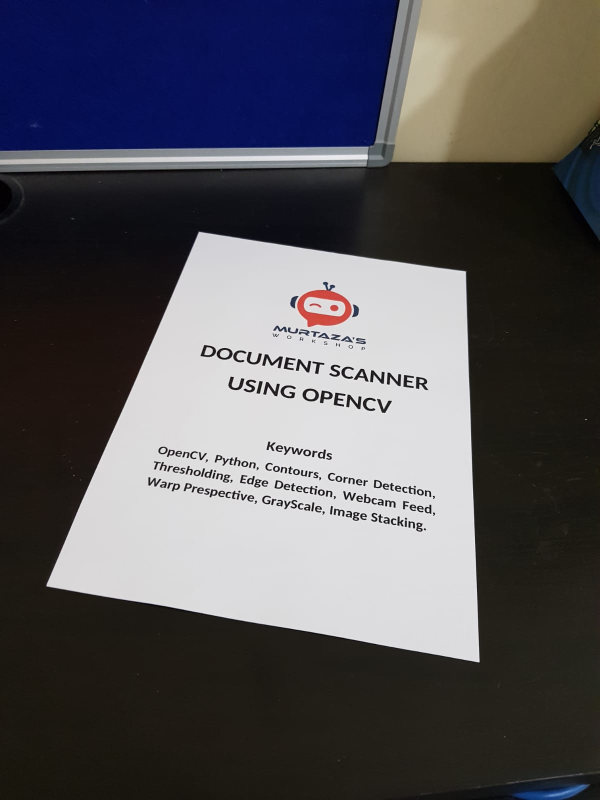
#> input picture Deep-Learning/curso-opencv-3-horas/Resources/1.jpg, 1200 x 1600 px, given in place of test_video.mp4, which was not available (shown at 1/2 size)
$ jupyter execute --allow-errors basico.ipynb   (text cells are left out)
#> lines starting #> are read from the running program, lines starting #| are printed output that depends on the picture; pictures that were not available may be replaced by others from this repository, and a replacement may not be noted
[cell 1]
import cv2
import numpy as np

[cell 2]
img = cv2.imread('Resources/lena.png')

cv2.imshow("Lena", img)

cv2.waitKey(0)
cv2.destroyAllWindows()

[cell 3]
frameWidth = 640
frameHeight = 480

cap = cv2.VideoCapture('Resources/test_video.mp4')

while True:
    sucess, img = cap.read()
#> img is the input picture: shape (1600, 1200, 3); mean B, G, R 89.7, 85.2, 86.8
    img = cv2.resize(img, (frameWidth, frameHeight))
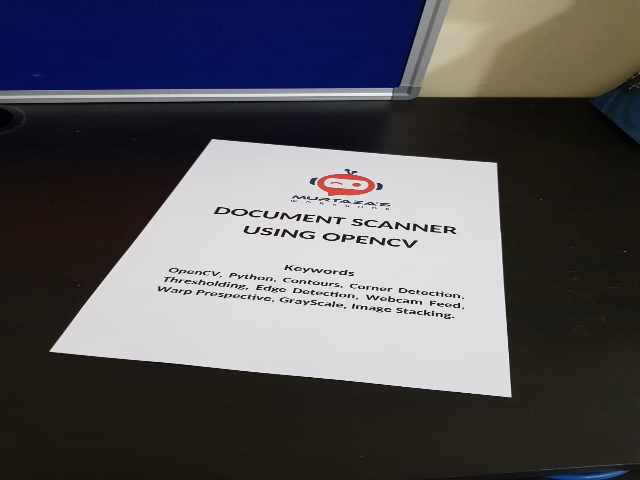
#> img: shape (480, 640, 3); mean B, G, R 89.7, 85.2, 86.8
    cv2.imshow('Resultado', img)

    key = cv2.waitKey(1)
#> (key q is pressed here)
    if key == ord('q'):
        break

cap.release()
cv2.destroyAllWindows()

[cell 4]
cap = cv2.VideoCapture(0)

while True:
    success, img = cap.read()
    cv2.imshow("Webcam", img)

    key = cv2.waitKey(1)
#> (key q is pressed here)
    if key == ord('q'):
        break

cap.release()
cv2.destroyAllWindows()

[cell 5]
img = cv2.imread("Resources/lena.png")
kernel = np.ones((5, 5), np.uint8)

#> (the rest of this cell did not finish here and is left out)

[cell 6]
img = cv2.imread("Resources/lambo.png")
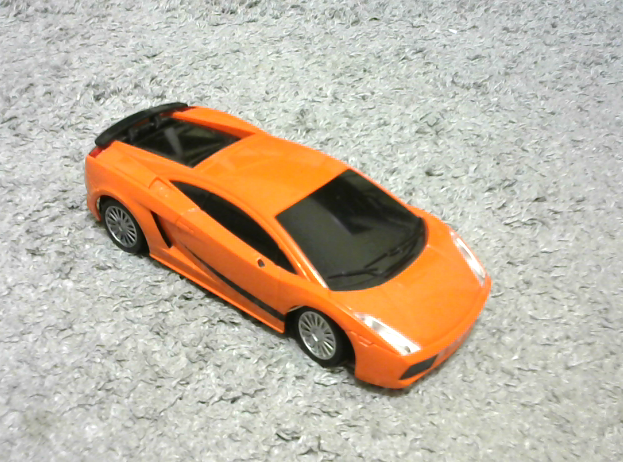
#> input picture Deep-Learning/curso-opencv-3-horas/Resources/lambo.PNG, 623 x 462 px, found by its file name
#> img is the input picture: shape (462, 623, 3); mean B, G, R 161.3, 179.4, 192.2

imgResize = cv2.resize(img, (1000, 500))
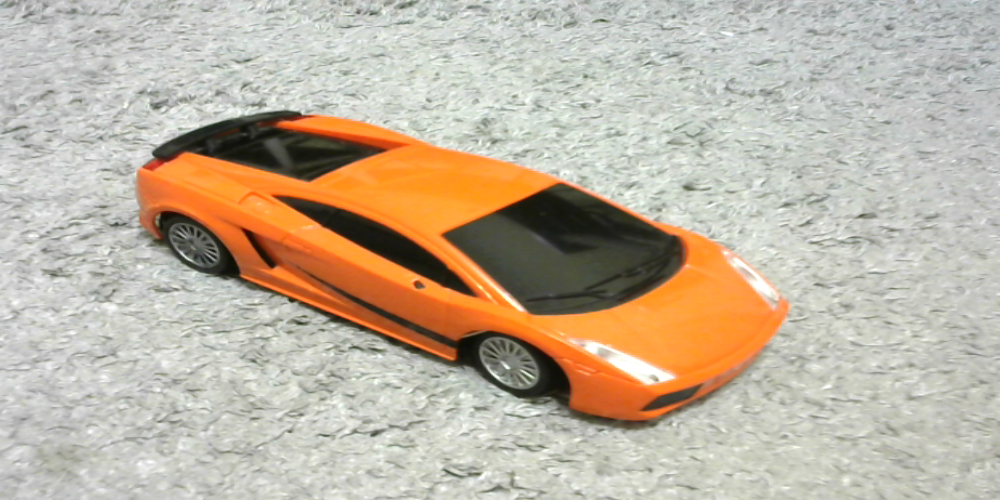
#> imgResize: shape (500, 1000, 3); mean B, G, R 161.2, 179.3, 192.1

imgCropped = img[0:200, 200:500]
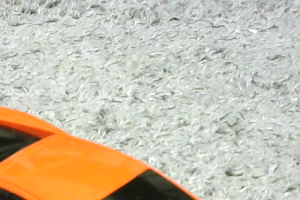
#> imgCropped: shape (200, 300, 3); mean B, G, R 172.8, 193.7, 203.1

cv2.imshow('Redimensioanda', imgResize)
cv2.imshow('Cortada', imgCropped)

cv2.waitKey(0)
cv2.destroyAllWindows()

[cell 7]
img = np.zeros((512, 512, 3), np.uint8)

#cv2.imshow('image', img)

cv2.line(img, (0, 0), (img.shape[1], img.shape[0]), (0, 255, 0), 3)
cv2.rectangle(img, (0, 0), (250, 350), (0, 0, 255), 2)
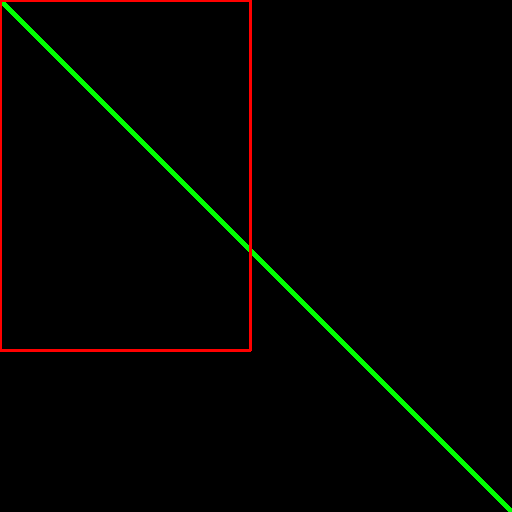
#> img: shape (512, 512, 3); mean B, G, R 0, 3.4, 2.9
cv2.circle(img, (400, 50), 30, (255, 255, 0), 5)
cv2.putText(img, 'OpenCV', (300, 200), cv2.FONT_HERSHEY_COMPLEX_SMALL,1, (0, 150, 0), 2)
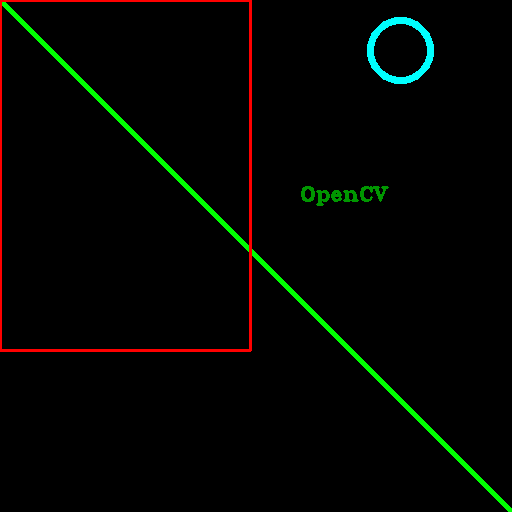
#> img: shape (512, 512, 3); mean B, G, R 1.3, 5.1, 2.9

cv2.imshow('Imagem', img)

cv2.waitKey(0)
cv2.destroyAllWindows()
